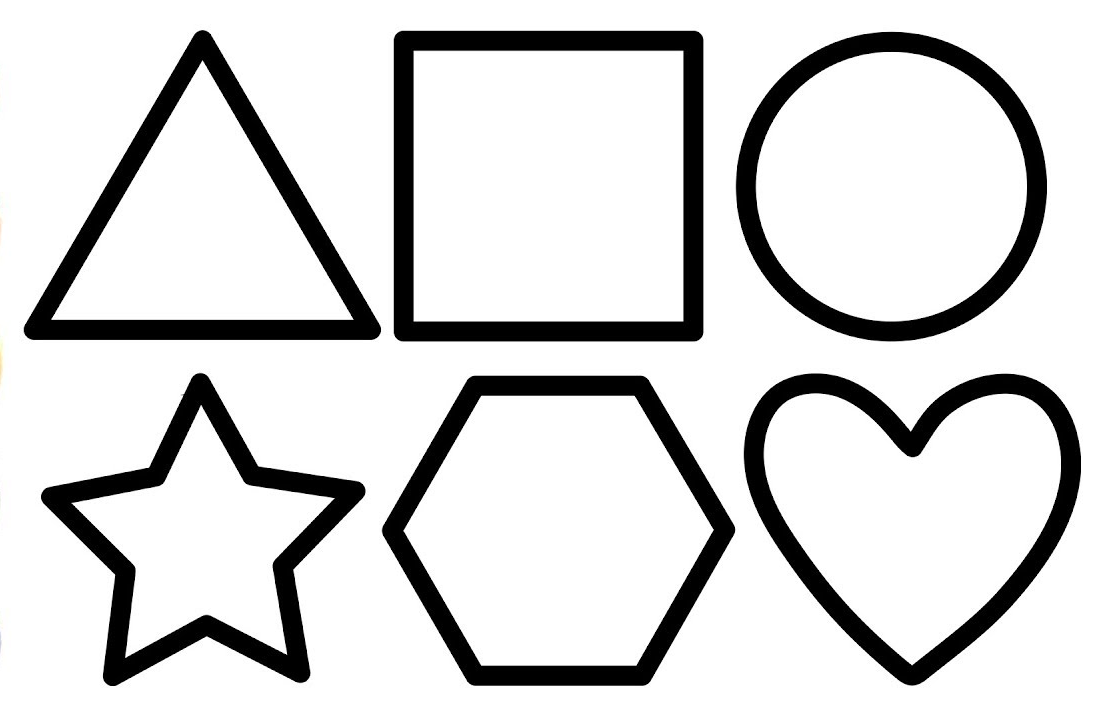
#> input picture imgs/simple_shapes.png, 1115 x 720 px
$ jupyter execute 09_contour_features.ipynb   (shell and % lines are left out)
#> lines starting #> are read from the running program, lines starting #| are printed output that depends on the picture; after the words box and inside, x2 and y2 are one past the last pixel; in counts of white or black regions, pixels touching at a corner belong together; long printed decimals are rounded
### Import Statements

[cell 1]
import matplotlib.pyplot as plt
import numpy as np
import cv2 as cv
import sys
import copy

[cell 2]
from funcs import matplotlib_imshow
from funcs import auto_canny

[cell 3]
# defining a function to find contours from images
# with some default preprocessing applied (Grayscale, GaussianBlur, Adaptive Gaussian Thresholding)
# objects represented as black and background as white needs to be inverted first before contour detection


def find_contours(
    img_path=None,
    black_obj_on_white_bg=True,
    mode=cv.RETR_CCOMP,
    method=cv.CHAIN_APPROX_SIMPLE,
):
#> called with img_path = './imgs/simple_shapes.png', black_obj_on_white_bg = True, mode = 0, method = 2
    try:
        img_read = cv.imread(img_path)
#> img_read is the input picture: shape (720, 1115, 3); mean B, G, R 216.3, 216.3, 216.3
    except:
        print("Provide a valid image path along with the image extension.")

    img = cv.cvtColor(img_read, cv.COLOR_BGR2GRAY)
    img_blurred = cv.GaussianBlur(img, (5, 5), sigmaX=0)

    # Thresholding/ applying Canny Edge is a must to have step in finding contours.
    # Without this step we may not find contours at all
    img_thresholded = cv.adaptiveThreshold(
        img_blurred, 255, cv.ADAPTIVE_THRESH_GAUSSIAN_C, cv.THRESH_BINARY, 9, 2
    )
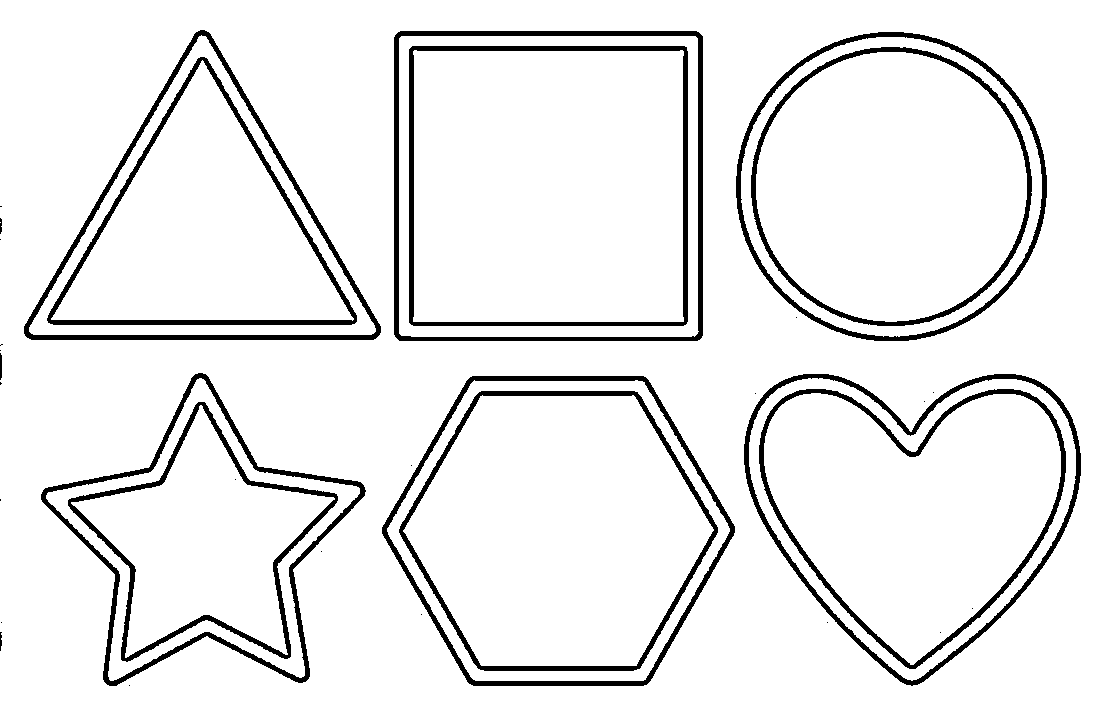
#> img_thresholded: shape (720, 1115); 92.7% white; 34 black regions (19 under 20 px), largest, box (x1, y1, x2, y2) and area: (394, 31, 703, 341) 5758, (41, 373, 366, 686) 5269, (24, 30, 381, 340) 5183
    # img_canny = auto_canny(img_blurred)
    if black_obj_on_white_bg:
        img_final = cv.bitwise_not(img_thresholded)
#> img_final: shape (720, 1115); 7.3% white; 34 white regions (19 under 20 px)
    else:
        img_final = img_thresholded

    contours, hierarchy = cv.findContours(img_final, mode, method)
#> contours = 25 contours, 18 with area under 20; largest, box (x1, y1, x2, y2) and area: (394, 31, 703, 341) 95120, (382, 376, 735, 686) 82152, (736, 32, 1047, 341) 75176, (744, 374, 1081, 686) 72733, (24, 30, 381, 340) 58754, (41, 373, 366, 686) 49152, (0, 353, 2, 380) 23
    return img_read, img_final, contours, hierarchy

[cell 4]
# finding contours of simple objects in an image
shape_img, img_used, shape_img_contours, shape_img_hierarchy = find_contours(
    "./imgs/simple_shapes.png", black_obj_on_white_bg=True, mode=cv.RETR_EXTERNAL
)
#> shape_img_contours has the same summary as contours in find_contours; shape_img_hierarchy = 25 rows, first 6: [1, -1, -1, -1], [2, 0, -1, -1], [3, 1, -1, -1], [4, 2, -1, -1], [5, 3, -1, -1], [6, 4, -1, -1]

## Contour Features ([Docs](https://docs.opencv.org/4.x/dd/d49/tutorial_py_contour_features.html))

- ### Moment

An image moment is a certain particular weighted average (moment) of the image pixels' intensities, or a function of such moments. It is calculated similarly to how first moment of an area would be calculated.

Simple properties of the image which are found via image moments include area (or total intensity), its centroid, and information about its orientation.

> The function `cv.moments(cnt)` gives a dictionary of all moment values calculated for that particular contour.

Out of all the values this function returns, three of the most important values are returned with the following keys --
1. 'm00': Area (for binary images) or sum of grey level (for greytone images)
2. 'm10': First moment of area about the x axis
3. 'm01': First moment of area about the y axis

These can be used to calculate the centroid of a contour as, (`cx= 'm10'/'m00'`, `cy= 'm01'/'m00'`).

[cell 5]
moment_of_all_contours = {
    cnt_i: cv.moments(cnt) for cnt_i, cnt in enumerate(shape_img_contours)
}
#> moment_of_all_contours = 25 items

[cell 6]
moment_of_all_contours[0]
#> Out = moments, m00 0

[cell 7]
# As we can see, there's clearly some contours with m00=0 i.e, area=0. Let's filter them out.
contours_with_zero_area = [
    i
    for i in range(len(moment_of_all_contours))
    if moment_of_all_contours[i].get("m00") == 0
]
#> contours_with_zero_area = [0, 2, 3, 4, 5, 6, 7, 8, 9, 10, 16, 17, 18, 19, 21]
contours_with_zero_area
#> Out has the same summary as contours_with_zero_area

[cell 8]
# Let's remove these items from shape_img_contours

**`Note:`** See this article @https://www.geeksforgeeks.org/python-remove-elements-at-indices-in-list/

[cell 9]
# we will use tuple comprehension to create a new list of contours that has area > 0.
# This way the original one won't be changed.
contours_gt_zero_area = tuple(
    elem
    for i, elem in enumerate(shape_img_contours)
    if i not in contours_with_zero_area
)
#> contours_gt_zero_area = 10 contours, 3 with area under 20; largest, box (x1, y1, x2, y2) and area: (394, 31, 703, 341) 95120, (382, 376, 735, 686) 82152, (736, 32, 1047, 341) 75176, (744, 374, 1081, 686) 72733, (24, 30, 381, 340) 58754, (41, 373, 366, 686) 49152, (0, 353, 2, 380) 23

[cell 10]
shape_img_contours = contours_gt_zero_area
#> shape_img_contours has the same summary as contours_gt_zero_area

[cell 11]
len(shape_img_contours)
#> Out = 10

[cell 12]
# now let's see the change
shape_contours_moments = [cv.moments(cnt) for cnt in shape_img_contours]
#> shape_contours_moments = 10 items
moment_of_valid_contour_0 = shape_contours_moments[0]
#> moment_of_valid_contour_0 = moments, m00 9.5, centre m10/m00, m01/m00 = (0.456, 639.9)
moment_of_valid_contour_0
#> Out has the same summary as moment_of_valid_contour_0

- ### Centroid of a Contour

[cell 13]
cx = moment_of_valid_contour_0["m10"] / moment_of_valid_contour_0["m00"]
#> cx = 0.456
cy = moment_of_valid_contour_0["m01"] / moment_of_valid_contour_0["m00"]
#> cy = 639.9
print(f"Centroid of the 0th Valid contour of the Shapes Image is, {cx, cy}")
#| Centroid of the 0th Valid contour of the Shapes Image is, (0.4561, 639.912)

- ### Contour Area

> The function `cv.contuorArea(cnt)` gives the Contour Area or can be found from `M['m00']`

[cell 14]
area_of_contour_0 = cv.contourArea(shape_img_contours[0])
#> area_of_contour_0 = 9.5

[cell 15]
area_of_contour_0
#> Out = 9.5

**Controlling which contour to draw based on its area --**

[cell 16]
def get_canvas(shape, color_code=(80, 80, 80)):
    return np.full(shape, fill_value=color_code, dtype=np.uint8)

[cell 17]
canvas = get_canvas(shape_img.shape)

[cell 18]
top_3_cnts_by_area = sorted(shape_img_contours, key=cv.contourArea, reverse=True)[:3]
#> top_3_cnts_by_area = 3 contours; box (x1, y1, x2, y2) and area: (394, 31, 703, 341) 95120, (382, 376, 735, 686) 82152, (736, 32, 1047, 341) 75176
top_3_cnts_area = [cv.contourArea(cnt) for cnt in top_3_cnts_by_area]
#> top_3_cnts_area = [95120.5, 82151.5, 75175.5]

[cell 19]
top_3_cnts_area
#> Out = [95120.5, 82151.5, 75175.5]

[cell 20]
plt.imshow(cv.drawContours(canvas, top_3_cnts_by_area, -1, (150, 200, 0)))
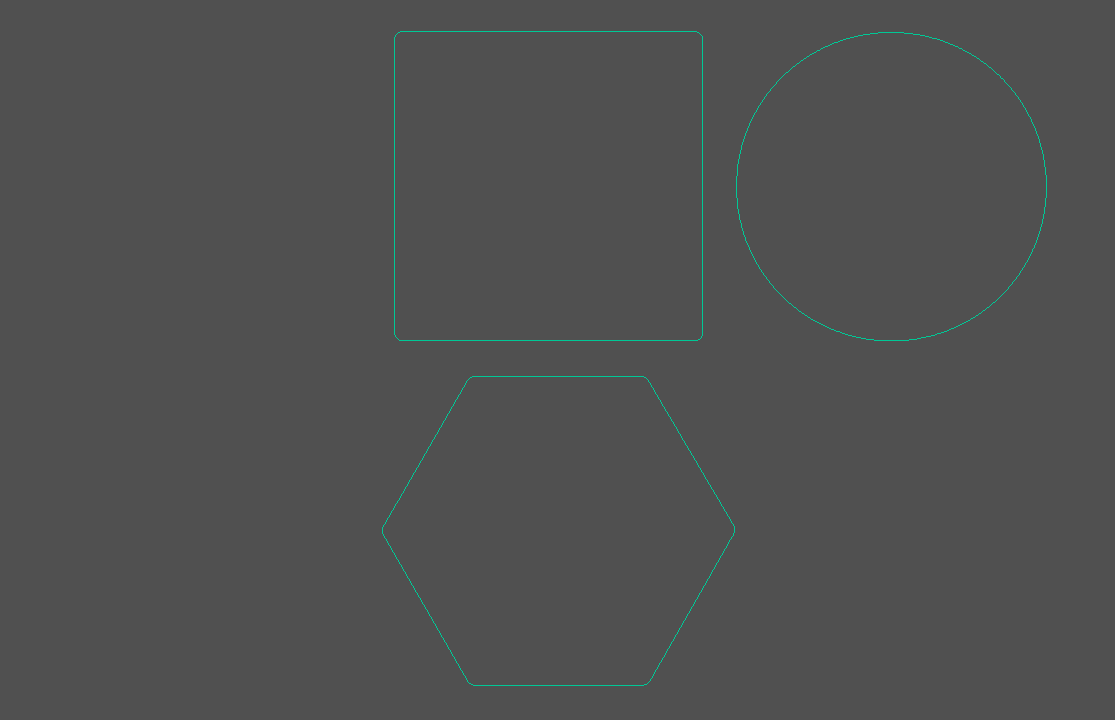
#> canvas: shape (720, 1115, 3); mean of channels 0, 1, 2 80.3, 80.5, 79.7; drawn as B, G, R

- ### Contour Perimeter

> The function `cv.arcLength(cnt, closed)`

Contour perimeter is also called arc length. It can be found out using cv.arcLength() function. Second argument specify whether shape is a closed contour (if passed True), or just a curve.

[cell 21]
cv.arcLength(shape_img_contours[0], True)
#> Out = 39.07
